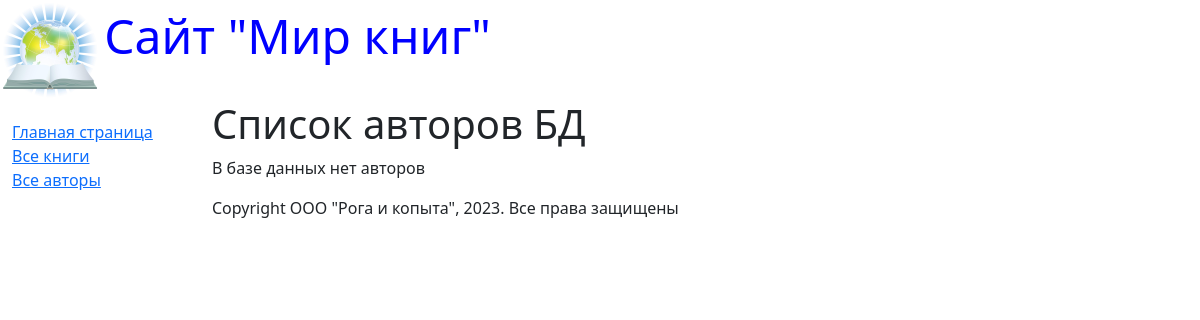
/authors/, run on an earlier commit of the app's database.
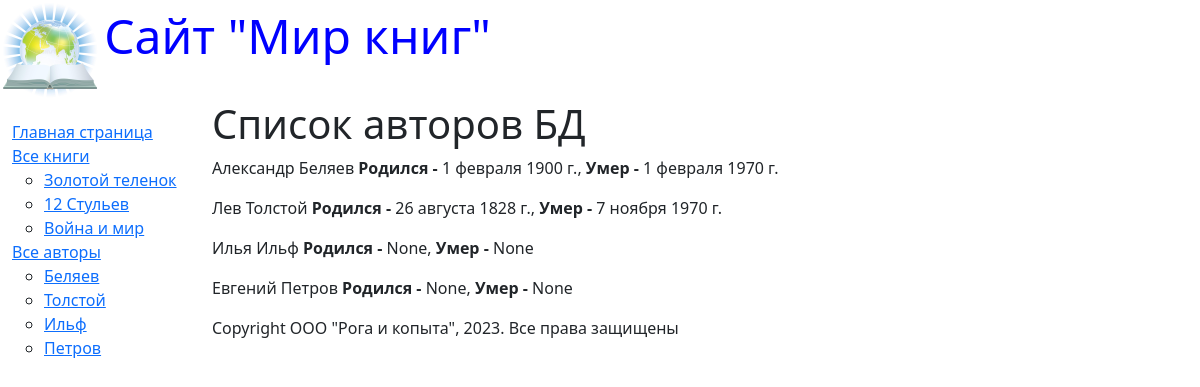
And on a later commit of the database.
### catalog/models.py (models this page shows, shortened)
class Book(models.Model):
    title = models.CharField(max_length=200,
                             help_text="Введите название книги",
                             verbose_name="Название книги")
    genre = models.ForeignKey("Genre", on_delete=models.CASCADE,
                              help_text="Выберите Жанр книги",
                              verbose_name="Жанр книги", null=True)
    language = models.ForeignKey("Language", on_delete=models.CASCADE,
                                 help_text="Выберите язык книги",
                                 verbose_name = "Язык книги", null=True)
    author = models.ManyToManyField("Author",
                                    help_text="Выберите автора книги",
                                    verbose_name= "Автор книги")
    summary = models.TextField(max_length=1000,
                               help_text="Введите краткое описание книги",
                               verbose_name="Аннотация книги")
    isbn = models.CharField(max_length=13,
                            help_text="Не более 13 символов",
                            verbose_name= "ISBN книги")
    def display_author(self):
        return ', '.join([author.last_name for author in
                          self.author.all()])
    display_author.short_description = "Авторы"
    def get_absolute_url(self):
        return reverse("book_detail", args=[str(self.id)])

class Author(models.Model):
    first_name = models.CharField(max_length=100,
                                  help_text="Введите имя автора",
                                  verbose_name="Имя автора")
    last_name= models.CharField(max_length=100,
                                help_text="Введите фамилию автора",
                                verbose_name="Фамилия автора")
    date_of_birth = models.DateField(help_text="Введите дату рождения",
                                     verbose_name="Дата рождения",
                                     null=True, blank=True)
    date_of_death = models.DateField(help_text="Введите дату смерти",
                                     verbose_name="Дата смерти",
                                     null=True, blank=True)

### catalog/views.py (the view)
# urls.py: re_path(r'^authors/$', views.AuthorListView.as_view(),
class AuthorListView(generic.ListView):
    model = Author

### catalog/templatetags/menu_tags.py (called while the page is built)
@register.simple_tag
def show_book():
    book = Book.objects.all()
    return book

@register.simple_tag
def show_authors():
    authors = Author.objects.all()
    return authors

### catalog/templates/catalog/author_list.html
{% extends 'base_generic.html' %}
{% block content %}
    <h1> Список авторов  БД</h1>
    {% if author_list %}
        {% for author in author_list.all %}
        <p> {{ author.first_name }} {{ author.last_name }}
        <strong>Родился - </strong> {{ author.date_of_birth }},
        <strong>Умер - </strong>{{ author.date_of_death }}</p>
        {% endfor %}
    {% else %}
        <p> В базе данных нет авторов</p>
     {% endif %}
{% endblock %}

### catalog/templates/base_generic.html (shortened to what this page needs)
{% load menu_tags %}
<!DOCTYPE html>
<html lang="en">
<head>
    <link rel="stylesheet" href="https://cdn.jsdelivr.net/npm/bootstrap@5.2.3/dist/css/bootstrap.min.css">
    {% load static %}
    <link rel="stylesheet" href="{% static 'css/styles.css' %}">
    {% block head %}
        <img src="{%static 'images/logotip.jpg' %}"
        style="width: 100px; height:100px;" align="absmiddle">
        <font size=7, color="blue"> Сайт "Мир книг" </font>
    {% endblock %}
</head>
<body>
    <div class="container-fluid">
        <div class="row">
            <div class="col-sm-2">
                {% block sidebar %}
                    <ul class="sidebar-nav">
                        <li><a href="{% url 'index' %}">Главная страница </a></li>
                        <li><a href="{% url 'books' %}">Все книги </a></li>
                            <ul>
                                {% show_book as book %}
                                {% for book in book %}
                                    <li><a href="{{ book.get_absolute_url }}">{{ book.title }} </a></li>
                                {% endfor %}
                            </ul>
                        <li><a href="{% url 'authors' %}"> Все авторы</a></li>
                            <ul>
                                {% show_authors as author %}
                                {% for author in author %}
                                    <li><a href="author_detail">{{ author.last_name }} </a></li>
                                {% endfor %}
                            </ul>
                    </ul>
                {% endblock %}
                </div>
        <div class="col-sm-10 ">
        {% block content %}
        {% endblock %}
        {% block footer %}
            {% block copyright %}
            <p> Copyright ООО "Рога и копыта", 2023. Все права защищены</p>
            {% endblock %}
        {% endblock %}
        </div>
        </div>
        </div>
        </body>
</html>

### catalog/static/styles.css (style rules this page uses)
.sidebar-nav { margin-top: 20px; padding: 0; list-style: none; }

What changed in the data, as far as the page shows it:
added Book: title "Золотой теленок"
added Book: title "12 Стульев"
added Book: title "Война и мир"
added Author: last_name "Беляев", first_name "Александр", date_of_birth "1 февраля 1900 г.", date_of_death "1 февраля 1970 г."
added Author: last_name "Толстой", first_name "Лев", date_of_birth "26 августа 1828 г.", date_of_death "7 ноября 1970 г."
added Author: last_name "Ильф", first_name "Илья", date_of_birth "None", date_of_death "None"
added Author: last_name "Петров", first_name "Евгений", date_of_birth "None", date_of_death "None"
Also different on the page:
text no longer shown: "В базе данных нет авторов"
